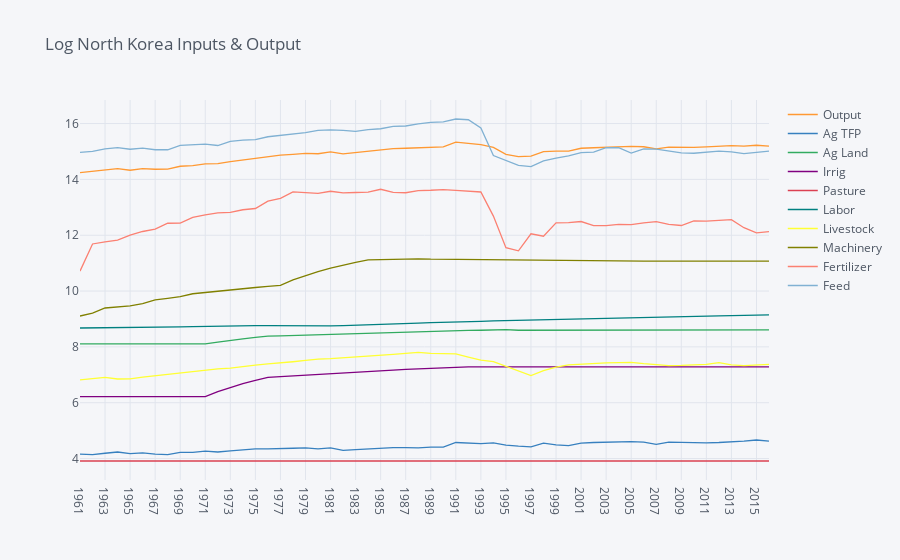

Here is the notebook cell this chart was saved with:
### Markdown cell above
### Visualizing data on agricultural production:

### Code cell
def get_international_ag_productivity_data(series):

    columns=series.iloc[1,:]  
    series = series.iloc[2:,:]
    series.columns = columns

    # Set index to country code
    series = series.set_index('WDI Code')

    series = series[['%d' % t for t in range(1961,2020)]]

    series = series.replace({',':''},regex=True) # Get rid of commas in number strings
    series = series.replace({'':'NaN'}) # Change empty cells to NaN strings
    series = series.apply(lambda x: pd.to_numeric(x,errors='ignore'))
    series = series.astype(float) # Convert to floats

    series = series.stack()
    
    series = series.loc[~series.index.duplicated(keep='first')] 

    series.index.names = ['WDI Code','Year']

    return series
   

Data = ['Output','Ag TFP','Ag Land','Irrig','Pasture','Labor','Livestock',
        'Machinery','Fertilizer','Feed']

D = {}
for key in Data:
    D[key] = get_international_ag_productivity_data(data[key])

df = pd.DataFrame(D)


PRK = df.xs('PRK',level='WDI Code').dropna(how='any')

select = np.log(PRK)
select.iplot(title='Log North Korea Inputs & Output')
